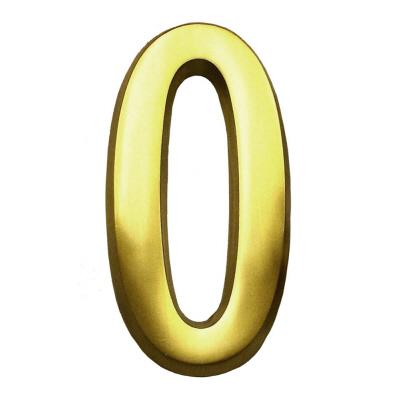
//> input picture HaarHand/OpenCV/digit/image/0-test/3aa5d95b-4d07-4dfd-8745-128f604175b8_4.jpg, 400 x 400 px
$ ./closed image/0-test/3aa5d95b-4d07-4dfd-8745-128f604175b8_4.jpg   (built with g++ and OpenCV 4)
//> lines starting //> are read from the running program, lines starting //| are printed output that depends on the picture; after the words box and inside, x2 and y2 are one past the last pixel; in counts of white or black regions, pixels touching at a corner belong together
#include <opencv2/opencv.hpp>
#include <stdio.h>
#include <iostream>
#include <stdlib.h>

using namespace cv;
using namespace std;

int find(vector<vector<Point> >);

int main(int argc, char *argv[])
{
    Mat img, gray, edge, contour;
    if(argc!= 2)
    {
        cout<<"\nUsage ./closed <Your Image>";
        return -1;
    }
    img = imread(argv[1]);
//> img is the input picture: 400 rows x 400 cols, CV_8UC3; mean B, G, R 211.7, 232.6, 235.6
    if(!img.data)
    {
        cout<<"\nInvalid Image";
            return -1;
    }

    //edge (Canny edge detection)
    Mat blur;
    cvtColor(img, gray, CV_BGR2GRAY);
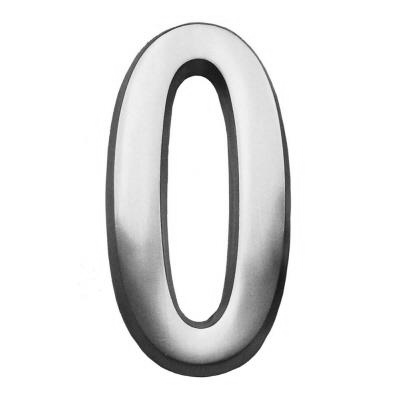
//> gray: 400 rows x 400 cols, CV_8UC1; min 9, max 255, mean 231.1
    GaussianBlur(gray, blur, Size(3,3), 0);
    Canny(blur, edge, 120, 360, 3);
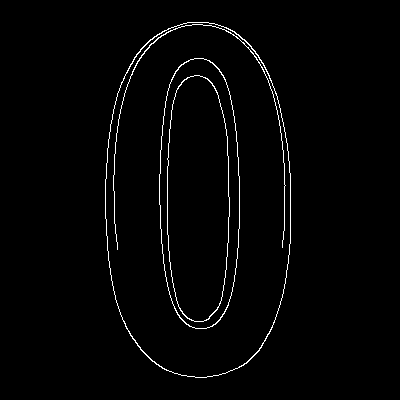
//> edge: 400 rows x 400 cols, CV_8UC1; 1.7% white in thin lines or dots, all inside (x1, y1, x2, y2) = (105, 22, 291, 378)

    //contours
    vector<vector<Point> > contours;
    vector<Vec4i> h;
    findContours(edge, contours, h, CV_RETR_TREE, CV_CHAIN_APPROX_SIMPLE, Point(0,0));
//> contours = 7 contours; box (x1, y1, x2, y2) and area: (105, 22, 291, 378) 54526, (105, 22, 291, 378) 54381, (159, 58, 240, 329) 18115, (159, 58, 240, 329) 18055, (167, 75, 230, 322) 12959, (167, 75, 230, 322) 12915, (113, 24, 286, 250) 52; h = 7 items: [-1, -1, 1, -1], [-1, -1, 2, 0], [6, -1, 3, 1], [-1, -1, 4, 2], [-1, -1, 5, 3], [-1, -1, -1, 4], [-1, 2, -1, 1]
    vector<Point> c;

    vector<vector<Point> > poly(contours.size());
//> poly = 7 empty contours
    vector<Point2f> center (contours.size());
    vector<float> radius (contours.size());

    int s= find(contours);   //finds the biggest contour in the image
//> the loop in find, `for(int i=0 ;i<contours.size(); i++)` made 7 passes
//> size on passes 1, 7: 338, 355
//> after the loop in find, `for(int i=0 ;i<contours.size(); i++)`: size = 355; index = 6
//> s = 6

//Part that calculates the number of closed curves
    int count=0;
    Point previous = center.back();
//> previous = Point(0, 0)
    int i=0;
    for(i=0; i<contours.size(); i++)
    {
        if(s!=i)
        {
         approxPolyDP(Mat(contours[i]), poly[i] ,3, true);
         minEnclosingCircle((Mat)poly[i], center[i], radius[i]);
         count++;//increases contour count by one
         int dist = sqrt((previous.x-center[i].x)*(previous.x-center[i].x)+(previous.y-center[i].y)*(previous.y-center[i].y));
         if(dist < 10)
         {
             count--;   //if two contours are very close to each other, the contour count is reduced by 1
             center.pop_back();
         }
         {
             circle(img, center[i], radius[i], Scalar(255,255,0), 3, 8, 0);
             c.push_back(center[i]);   //contains the center of the contours, used to distinguish between 6/9
         }
         previous = center[i];
         center.pop_back();
        }
    }
//> this loop made 7 passes
//> (dist, previous) on passes 1 to 6: (280, Point(196, 200)), (0, Point(196, 200)), (8, Point(200, 193)), (0, Point(200, 193)), (5, Point(198, 198)), (0, Point(198, 198))
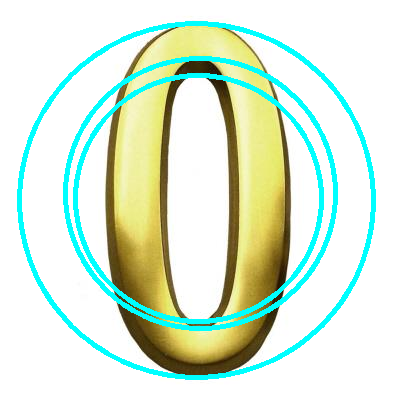
//> img: 400 rows x 400 cols, CV_8UC3; 8.53% of pixels changed, all inside (x1, y1, x2, y2) = (17, 21, 376, 380)
//> after the loop, count = 1

    //predicts the result by comparing the number of closed curves
    if(count == 3)
    {
        printf("Number of closed curves = %d\n",count);
        printf("The digit detected is 8\n");
    }
    if(count == 2)
    {
        printf("Number of closed curves = %d\n",count);

        if(c[0].y > c[1].y)
            printf("The digit detected is 9.\n");
        else if(c[0].y < c[1].y)
            printf("The digit detected is 6.\n");
    }
    if(count==1)
    {
        printf("Number of closed curves = %d\n",count);
//| Number of closed curves = 1
        printf("The digit detected is 0.\n");
    }
    namedWindow("Your Digit", CV_WINDOW_NORMAL);
    imshow("Your Digit", img);
    waitKey();
}

int find(vector<vector<Point> > contours)
{
    int index=-1, size=0;
    for(int i=0 ;i<contours.size(); i++)
    {
        if(size < contours[i].size())
        {
            size = contours[i].size();
            index = i;
        }
    }
    return index;
}

$ run again, on HaarHand/OpenCV/digit/image/0-test/Printable-Number-0-Coloring-Page.jpg
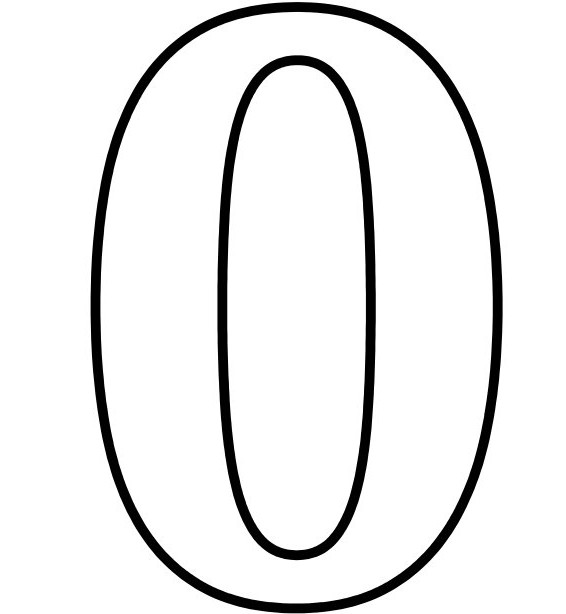
//> input picture HaarHand/OpenCV/digit/image/0-test/Printable-Number-0-Coloring-Page.jpg, 566 x 614 px
//> img is the input picture: 614 rows x 566 cols, CV_8UC3; min 0, max 255, mean 235.1
//> `Canny(blur, edge, 120, 360, 3);`:
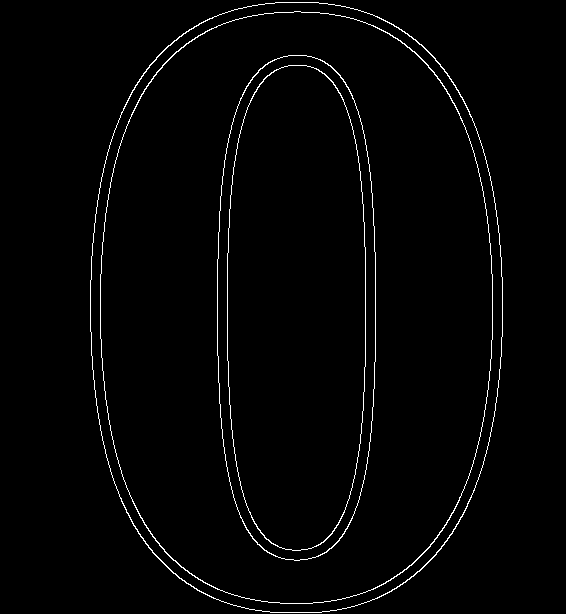
//> edge: 614 rows x 566 cols, CV_8UC1; 1.7% white in thin lines or dots, all inside (x1, y1, x2, y2) = (90, 2, 503, 613)
//> contours = 8 contours; box (x1, y1, x2, y2) and area: (90, 2, 503, 613) 209906, (90, 2, 503, 613) 209594, (100, 11, 493, 604) 193768, (100, 11, 493, 604) 193480, (217, 55, 376, 561) 68588, (217, 55, 376, 561) 68472, (227, 65, 366, 551) 57552, (227, 65, 366, 551) 57454; h = 8 items: [-1, -1, 1, -1], [-1, -1, 2, 0], [-1, -1, 3, 1], [-1, -1, 4, 2], [-1, -1, 5, 3], [-1, -1, 6, 4], [-1, -1, 7, 5], [-1, -1, -1, 6]
//> poly = 8 empty contours
//> the loop in find, `for(int i=0 ;i<contours.size(); i++)` made 8 passes
//> size on pass 1: 652
//> after the loop in find, `for(int i=0 ;i<contours.size(); i++)`: size = 652; index = 0
//> `Point previous = center.back();`: previous = Point(0, 0)
//> the loop `for(i=0; i<contours.size(); i++)` made 8 passes
//> (dist, previous) on passes 2 to 8: (426, Point(296, 307)), (2, Point(298, 307)), (1, Point(297, 307)), (3, Point(294, 308)), (0, Point(294, 308)), (0, Point(294, 308)), (0, Point(294, 308))
//> after the loop `for(i=0; i<contours.size(); i++)`:
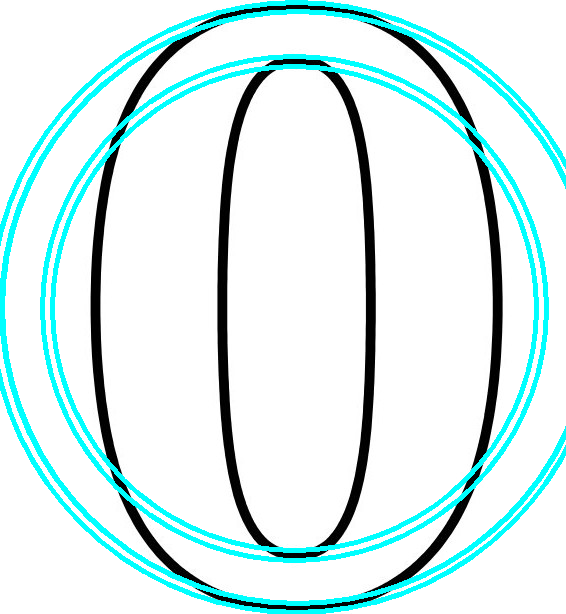
//> img: 614 rows x 566 cols, CV_8UC3; 9.03% of pixels changed, all inside (x1, y1, x2, y2) = (0, 0, 566, 614)
//> after the loop `for(i=0; i<contours.size(); i++)`: count = 1
//| Number of closed curves = 1

$ run again, on HaarHand/OpenCV/digit/image/0-test/number_0_purple.png
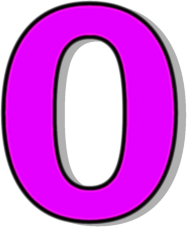
//> input picture HaarHand/OpenCV/digit/image/0-test/number_0_purple.png, 187 x 227 px
//> img is the input picture: 227 rows x 187 cols, CV_8UC3; mean B, G, R 225.3, 106.9, 214.2
//> `Canny(blur, edge, 120, 360, 3);`:
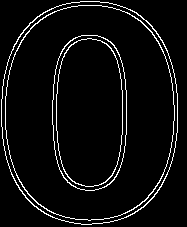
//> edge: 227 rows x 187 cols, CV_8UC1; 5.3% white in thin lines or dots
//> contours = 8 contours; box (x1, y1, x2, y2) and area: (1, 1, 178, 225) 32390, (1, 1, 178, 225) 32257, (5, 5, 175, 221) 29882, (5, 5, 175, 221) 29756, (52, 35, 127, 191) 9818, (52, 35, 127, 191) 9764, (56, 38, 123, 187) 8356, (56, 38, 123, 187) 8307; h = 8 items: [-1, -1, 1, -1], [-1, -1, 2, 0], [-1, -1, 3, 1], [-1, -1, 4, 2], [-1, -1, 5, 3], [-1, -1, 6, 4], [-1, -1, 7, 5], [-1, -1, -1, 6]
//> poly = 8 empty contours
//> the loop in find, `for(int i=0 ;i<contours.size(); i++)` made 8 passes
//> size on pass 1: 270
//> after the loop in find, `for(int i=0 ;i<contours.size(); i++)`: size = 270; index = 0
//> `Point previous = center.back();`: previous = Point(0, 0)
//> the loop `for(i=0; i<contours.size(); i++)` made 8 passes
//> (dist, previous) on passes 2 to 8: (143, Point(89, 112)), (0, Point(90, 112)), (0, Point(90, 112)), (1, Point(89, 112)), (0, Point(89, 112)), (1, Point(90, 112)), (0, Point(90, 112))
//> after the loop `for(i=0; i<contours.size(); i++)`:
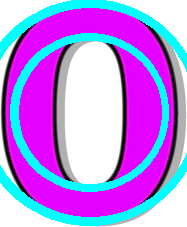
//> img: 227 rows x 187 cols, CV_8UC3; 18.51% of pixels changed, all inside (x1, y1, x2, y2) = (0, 0, 187, 226)
//> after the loop `for(i=0; i<contours.size(); i++)`: count = 1
//| Number of closed curves = 1
